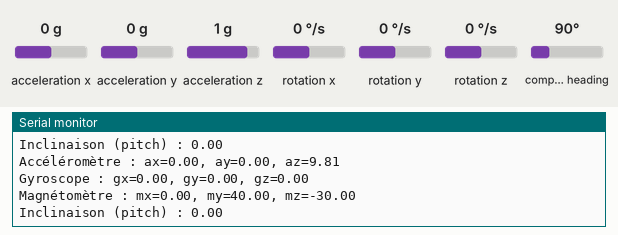
Simulated run of this sketch. Board: Arduino Nano 33 BLE. Shown: the last lines printed to the serial monitor. The inputs (shaded band) are chosen by the test bench; at power-on: acceleration x 0 g, acceleration y 0 g, acceleration z 1 g, rotation x 0 °/s, rotation y 0 °/s, rotation z 0 °/s, compass heading 90°.

Above: at 1.2 s.
1.3 s: acceleration x set to -1.4 g
At 2.6 s:
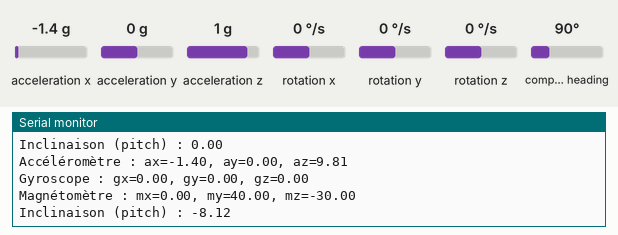
2.8 s: acceleration y set to -1.4 g
At 3.6 s:
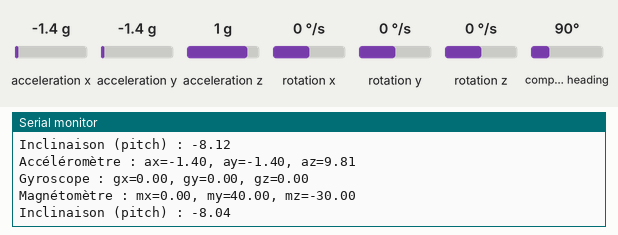
4.3 s: acceleration z set to -1.4 g
At 5.6 s:
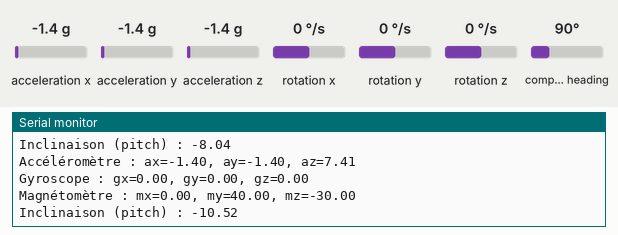
5.8 s: rotation x set to -192 °/s
At 6.8 s:
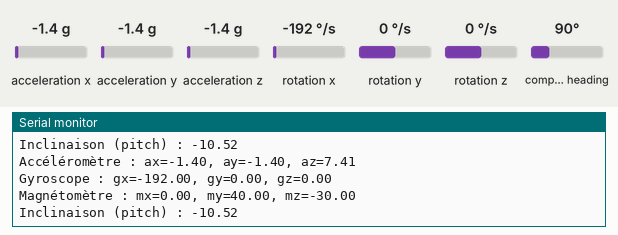
7.3 s: rotation y set to -192 °/s
At 8.9 s:
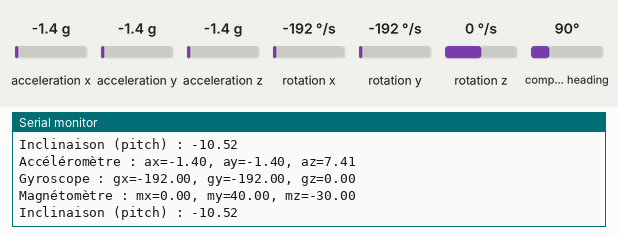
Timing chart, 0 to 9.8 s (numbered marks = the images above; inputs shaded):
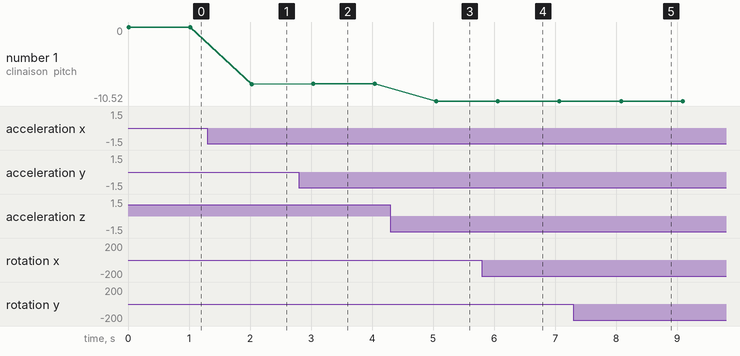

The sketch:

IMU.ino
```cpp
#include "IMU.h"

CapteursIMU capteurs;

void setup() {
    Serial.begin(9600);
    if (!capteurs.init()) {
        Serial.println("Échec de l'initialisation des capteurs !");
        while (1); // Bloquer en cas d'erreur
    }
    Serial.println("Capteurs initialisés !");
    capteurs.recalibrer(); // Recalibrage initial
}

void loop() {
    float ax, ay, az, gx, gy, gz, mx, my, mz;

    // Lire les données des capteurs
    capteurs.lireDonnees(ax, ay, az, gx, gy, gz, mx, my, mz);

    // Afficher les données
    Serial.print("Accéléromètre : ax=");
    Serial.print(ax);
    Serial.print(", ay=");
    Serial.print(ay);
    Serial.print(", az=");
    Serial.println(az);

    Serial.print("Gyroscope : gx=");
    Serial.print(gx);
    Serial.print(", gy=");
    Serial.print(gy);
    Serial.print(", gz=");
    Serial.println(gz);

    Serial.print("Magnétomètre : mx=");
    Serial.print(mx);
    Serial.print(", my=");
    Serial.print(my);
    Serial.print(", mz=");
    Serial.println(mz);

    // Calculer et afficher l'inclinaison
    float pitch = capteurs.calculerInclinaison();
    Serial.print("Inclinaison (pitch) : ");
    Serial.println(pitch);

    delay(1000); // Pause de 1 seconde
}
```

IMU.cpp
```cpp
#include "IMU.h"
#include <Wire.h>
#include <math.h>

#define GRAVITY 9.81 // Constante gravitationnelle en m/s²

CapteursIMU::CapteursIMU()
    : offsetX(0), offsetY(0), offsetZ(0) {}

bool CapteursIMU::init() {
    // Initialiser le BMI270 et le BMM150
    if (!IMU.begin()) {
        return false;
    }

    Serial.println("BMI270 et BMM150 initialisés !");
    return true;
}

void CapteursIMU::lireDonnees(float &ax, float &ay, float &az,
                              float &gx, float &gy, float &gz,
                              float &mx, float &my, float &mz) {
    // Lire les données de l'accéléromètre
    if (IMU.accelerationAvailable()) {
        IMU.readAcceleration(ax, ay, az);
        ax -= offsetX;
        ay -= offsetY;
        az -= offsetZ;
    }

    // Lire les données du gyroscope
    if (IMU.gyroscopeAvailable()) {
        IMU.readGyroscope(gx, gy, gz);
    }

    // Lire les données du magnétomètre
    if (IMU.magneticFieldAvailable()) {
        IMU.readMagneticField(mx, my, mz);
    }
}

void CapteursIMU::recalibrer() {
    float ax, ay, az, gx, gy, gz, mx, my, mz;
    lireDonnees(ax, ay, az, gx, gy, gz, mx, my, mz);

    // Recalibrage de l'accéléromètre à l'aide de g
    float magnitude = sqrt(ax * ax + ay * ay + az * az);
    offsetX = ax - (ax / magnitude) * GRAVITY;
    offsetY = ay - (ay / magnitude) * GRAVITY;
    offsetZ = az - (az / magnitude) * GRAVITY;

    // Recalibrage de la boussole (alignement sur le champ magnétique terrestre)
    float heading = atan2(my, mx);
    Serial.print("Calibration effectuée. Direction : ");
    Serial.println(heading * 180.0 / PI); // Afficher en degrés
}

float CapteursIMU::calculerInclinaison() {
    float ax, ay, az, gx, gy, gz, mx, my, mz;
    lireDonnees(ax, ay, az, gx, gy, gz, mx, my, mz);

    // Calcul de l'inclinaison (pitch) en degrés
    return atan2(ax, sqrt(ay * ay + az * az)) * 180.0 / PI;
}
```

IMU.h
```cpp
#ifndef CAPTEURS_IMU_H
#define CAPTEURS_IMU_H

#include <Arduino_BMI270_BMM150.h>

class CapteursIMU {
public:
    CapteursIMU();                       // Constructeur vide
    bool init();                         // Initialisation des capteurs
    void lireDonnees(float &ax, float &ay, float &az,
                     float &gx, float &gy, float &gz,
                     float &mx, float &my, float &mz); // Lecture des données
    void recalibrer();                   // Recalibrage automatique
    float calculerInclinaison();         // Retourne l'inclinaison (pitch) en degrés

private:
    float offsetX, offsetY, offsetZ;     // Offsets pour recalibrer l'accéléromètre
};

#endif
```

Measured:
- after the input at 1.3 s, the serial monitor: prints a new line after 0.72 s (image 1)
- after the input at 2.8 s, the serial monitor: prints a new line after 0.23 s (image 2)
- after the input at 4.3 s, the serial monitor: prints a new line after 0.75 s (image 3)
- after the input at 5.8 s, the serial monitor: prints a new line after 0.26 s (image 4)
- after the input at 7.3 s, the serial monitor: prints a new line after 0.78 s (image 5)
- plotted number 1: 0 → -8.12 after the input at 1.3 s, -8.12 → -8.04 after the input at 2.8 s, -8.04 → -10.52 after the input at 4.3 s
